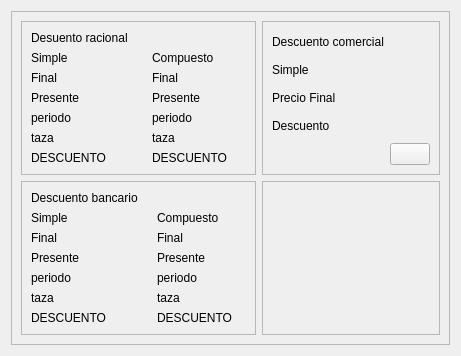
         <widget class="QWidget" name="page_2">
          <layout class="QHBoxLayout" name="horizontalLayout_4">
           <item>
            <widget class="QFrame" name="frame_3">
             <property name="frameShape">
              <enum>QFrame::StyledPanel</enum>
             </property>
             <property name="frameShadow">
              <enum>QFrame::Raised</enum>
             </property>
             <layout class="QGridLayout" name="gridLayout_6" rowstretch="0,0">
              <item row="0" column="1">
               <widget class="QFrame" name="frame_45">
                <property name="frameShape">
                 <enum>QFrame::StyledPanel</enum>
                </property>
                <property name="frameShadow">
                 <enum>QFrame::Raised</enum>
                </property>
                <layout class="QGridLayout" name="gridLayout_8">
                 <item row="3" column="0">
                  <widget class="QLabel" name="label_70">
                   <property name="text">
                    <string>Descuento</string>
                   </property>
                  </widget>
                 </item>
                 <item row="3" column="1">
                  <widget class="QLabel" name="comer_descuento">
                   <property name="text">
                    <string/>
                   </property>
                  </widget>
                 </item>
                 <item row="1" column="0">
                  <widget class="QLabel" name="label_86">
                   <property name="text">
                    <string>Simple</string>
                   </property>
                  </widget>
                 </item>
                 <item row="4" column="1">
                  <widget class="QPushButton" name="pushButton">
                   <property name="text">
                    <string/>
                   </property>
                   <property name="icon">
                    <iconset>
                     <normaloff>economista/logo.png</normaloff>economista/logo.png</iconset>
                   </property>
                   <property name="iconSize">
                    <size>
                     <width>120</width>
                     <height>120</height>
                    </size>
                   </property>
                  </widget>
                 </item>
                 <item row="0" column="0">
                  <widget class="QLabel" name="label_65">
                   <property name="text">
                    <string>Descuento comercial</string>
                   </property>
                  </widget>
                 </item>
                 <item row="2" column="0">
                  <widget class="QLabel" name="label_66">
                   <property name="text">
                    <string>Precio Final</string>
                   </property>
                  </widget>
                 </item>
                 <item row="2" column="1">
                  <widget class="QLabel" name="comer_final">
                   <property name="text">
                    <string/>
                   </property>
                  </widget>
                 </item>
                </layout>
               </widget>
              </item>
              <item row="0" column="0">
               <widget class="QFrame" name="frame_46">
                <property name="frameShape">
                 <enum>QFrame::StyledPanel</enum>
                </property>
                <property name="frameShadow">
                 <enum>QFrame::Raised</enum>
                </property>
                <layout class="QGridLayout" name="gridLayout_4">
                 <item row="0" column="0">
                  <widget class="QLabel" name="label_17">
                   <property name="text">
                    <string>Desuento racional</string>
                   </property>
                  </widget>
                 </item>
                 <item row="3" column="2">
                  <widget class="QLabel" name="label_24">
                   <property name="text">
                    <string>Presente</string>
                   </property>
                  </widget>
                 </item>
                 <item row="2" column="2">
                  <widget class="QLabel" name="label_20">
                   <property name="text">
                    <string>Final</string>
                   </property>
                  </widget>
                 </item>
                 <item row="2" column="0">
                  <widget class="QLabel" name="label_19">
                   <property name="text">
                    <string>Final</string>
                   </property>
                  </widget>
                 </item>
                 <item row="5" column="0">
                  <widget class="QLabel" name="label_23">
                   <property name="text">
                    <string>taza</string>
                   </property>
                  </widget>
                 </item>
                 <item row="4" column="2">
                  <widget class="QLabel" name="label_25">
                   <property name="text">
                    <string>periodo</string>
                   </property>
                  </widget>
                 </item>
                 <item row="5" column="3">
                  <widget class="QLabel" name="racional_comp_taza">
                   <property name="text">
                    <string/>
                   </property>
                  </widget>
                 </item>
                 <item row="4" column="0">
                  <widget class="QLabel" name="label_22">
                   <property name="text">
                    <string>periodo</string>
                   </property>
                  </widget>
                 </item>
                 <item row="6" column="3">
                  <widget class="QLabel" name="racional_comp_descuento">
                   <property name="text">
                    <string/>
                   </property>
                  </widget>
                 </item>
                 <item row="4" column="3">
                  <widget class="QLabel" name="racional_comp_periodo">
                   <property name="text">
                    <string/>
                   </property>
                  </widget>
                 </item>
                 <item row="5" column="2">
                  <widget class="QLabel" name="label_26">
                   <property name="text">
                    <string>taza</string>
                   </property>
                  </widget>
                 </item>
                 <item row="3" column="3">
                  <widget class="QLabel" name="racional_comp_presente">
                   <property name="text">
                    <string/>
                   </property>
                  </widget>
                 </item>
                 <item row="3" column="0">
                  <widget class="QLabel" name="label_21">
                   <property name="text">
                    <string>Presente</string>
                   </property>
                  </widget>
                 </item>
                 <item row="2" column="3">
                  <widget class="QLabel" name="racional_comp_final">
                   <property name="text">
                    <string/>
                   </property>
                  </widget>
                 </item>
                 <item row="2" column="1">
                  <widget class="QLabel" name="racional_simple_final">
                   <property name="text">
                    <string/>
                   </property>
                  </widget>
                 </item>
                 <item row="6" column="2">
                  <widget class="QLabel" name="label_29">
                   <property name="text">
                    <string>DESCUENTO</string>
                   </property>
                  </widget>
                 </item>
                 <item row="6" column="0">
                  <widget class="QLabel" name="label_28">
                   <property name="text">
                    <string>DESCUENTO</string>
                   </property>
                  </widget>
                 </item>
                 <item row="5" column="1">
                  <widget class="QLabel" name="racional_simple_taza">
                   <property name="text">
                    <string/>
                   </property>
                  </widget>
                 </item>
                 <item row="6" column="1">
                  <widget class="QLabel" name="racional_simple_descuento">
                   <property name="text">
                    <string/>
                   </property>
                  </widget>
                 </item>
                 <item row="4" column="1">
                  <widget class="QLabel" name="racional_simple_periodo">
                   <property name="text">
                    <string/>
                   </property>
                  </widget>
                 </item>
                 <item row="1" column="0">
                  <widget class="QLabel" name="label_40">
                   <property name="text">
                    <string>Simple</string>
                   </property>
                  </widget>
                 </item>
                 <item row="1" column="2">
                  <widget class="QLabel" name="label_41">
                   <property name="text">
                    <string>Compuesto</string>
                   </property>
                  </widget>
                 </item>
                 <item row="3" column="1">
                  <widget class="QLabel" name="racional_simple_presente">
                   <property name="text">
                    <string/>
                   </property>
                  </widget>
                 </item>
                </layout>
               </widget>
              </item>
              <item row="1" column="0">
               <widget class="QFrame" name="frame_47">
                <property name="frameShape">
                 <enum>QFrame::StyledPanel</enum>
                </property>
                <property name="frameShadow">
                 <enum>QFrame::Raised</enum>
                </property>
                <layout class="QGridLayout" name="gridLayout_7">
                 <item row="6" column="1">
                  <widget class="QLabel" name="bacn_simple_descuento">
                   <property name="text">
                    <string/>
                   </property>
                  </widget>
                 </item>
                 <item row="4" column="1">
                  <widget class="QLabel" name="bacn_simple_periodo">
                   <property name="text">
                    <string/>
                   </property>
                  </widget>
                 </item>
                 <item row="5" column="1">
                  <widget class="QLabel" name="bacn_simple_taza">
                   <property name="text">
                    <string/>
                   </property>
                  </widget>
                 </item>
                 <item row="4" column="0">
                  <widget class="QLabel" name="label_48">
                   <property name="text">
                    <string>periodo</string>
                   </property>
                  </widget>
                 </item>
                 <item row="3" column="1">
                  <widget class="QLabel" name="bacn_simple_presente">
                   <property name="text">
                    <string/>
                   </property>
                  </widget>
                 </item>
                 <item row="5" column="0">
                  <widget class="QLabel" name="label_49">
                   <property name="text">
                    <string>taza</string>
                   </property>
                  </widget>
                 </item>
                 <item row="2" column="2">
                  <widget class="QLabel" name="label_44">
                   <property name="text">
                    <string>Final</string>
                   </property>
                  </widget>
                 </item>
                 <item row="6" column="0">
                  <widget class="QLabel" name="label_50">
                   <property name="text">
                    <string>DESCUENTO</string>
                   </property>
                  </widget>
                 </item>
                 <item row="3" column="0">
                  <widget class="QLabel" name="label_45">
                   <property name="text">
                    <string>Presente</string>
                   </property>
                  </widget>
                 </item>
                 <item row="2" column="3">
                  <widget class="QLabel" name="bacn_comp_final">
                   <property name="text">
                    <string/>
                   </property>
                  </widget>
                 </item>
                 <item row="1" column="0">
                  <widget class="QLabel" name="label_51">
                   <property name="text">
                    <string>Simple</string>
                   </property>
                  </widget>
                 </item>
                 <item row="1" column="2">
                  <widget class="QLabel" name="label_52">
                   <property name="text">
                    <string>Compuesto</string>
                   </property>
                  </widget>
                 </item>
                 <item row="2" column="1">
                  <widget class="QLabel" name="bacn_simple_final">
                   <property name="text">
                    <string/>
                   </property>
                  </widget>
                 </item>
                 <item row="2" column="0">
                  <widget class="QLabel" name="label_43">
                   <property name="text">
                    <string>Final</string>
                   </property>
                  </widget>
                 </item>
                 <item row="4" column="2">
                  <widget class="QLabel" name="label_58">
                   <property name="text">
                    <string>periodo</string>
                   </property>
                  </widget>
                 </item>
                 <item row="5" column="2">
                  <widget class="QLabel" name="label_59">
                   <property name="text">
                    <string>taza</string>
                   </property>
                  </widget>
                 </item>
                 <item row="0" column="0">
                  <widget class="QLabel" name="label_42">
                   <property name="text">
                    <string>Descuento bancario</string>
                   </property>
                  </widget>
                 </item>
                 <item row="3" column="2">
                  <widget class="QLabel" name="label_57">
                   <property name="text">
                    <string>Presente</string>
                   </property>
                  </widget>
                 </item>
                 <item row="6" column="2">
                  <widget class="QLabel" name="label_60">
                   <property name="text">
                    <string>DESCUENTO</string>
                   </property>
                  </widget>
                 </item>
                 <item row="3" column="3">
                  <widget class="QLabel" name="bacn_comp_presente">
                   <property name="text">
                    <string/>
                   </property>
                  </widget>
                 </item>
                 <item row="4" column="3">
                  <widget class="QLabel" name="bacn_comp_periodo">
                   <property name="text">
                    <string/>
                   </property>
                  </widget>
                 </item>
                 <item row="5" column="3">
                  <widget class="QLabel" name="bacn_comp_taza">
                   <property name="text">
                    <string/>
                   </property>
                  </widget>
                 </item>
                 <item row="6" column="3">
                  <widget class="QLabel" name="bacn_comp_descuento">
                   <property name="text">
                    <string/>
                   </property>
                  </widget>
                 </item>
                </layout>
               </widget>
              </item>
              <item row="1" column="1">
               <widget class="QFrame" name="frame_48">
                <property name="frameShape">
                 <enum>QFrame::StyledPanel</enum>
                </property>
                <property name="frameShadow">
                 <enum>QFrame::Raised</enum>
                </property>
               </widget>
              </item>
             </layout>
            </widget>
           </item>
          </layout>
         </widget>
